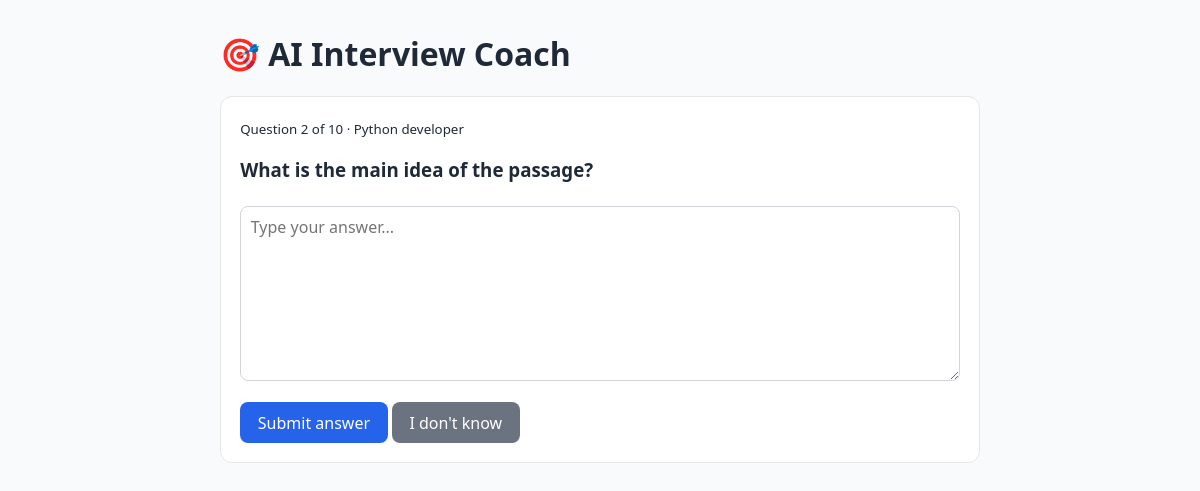
/session/2/, run on the app's committed database.
### coach/models.py (models this page shows, shortened)
class Session(models.Model):
    role = models.CharField(max_length=120)             # e.g. "Python Django Developer"
    topic = models.CharField(max_length=200, blank=True)
    document_text = models.TextField(blank=True)        # full text of the uploaded document
    total_questions = models.PositiveIntegerField(default=5)
    summary = models.JSONField(null=True, blank=True)   # final report, filled at the end
    created = models.DateTimeField(auto_now_add=True)

class QA(models.Model):
    session = models.ForeignKey(Session, related_name="qas", on_delete=models.CASCADE)
    question = models.TextField()
    answer = models.TextField(blank=True)
    answered = models.BooleanField(default=False)
    score = models.FloatField(null=True, blank=True)       # 0 to 10
    verdict = models.CharField(max_length=20, blank=True)  # correct / partial / incorrect / unknown
    feedback = models.TextField(blank=True)
    ideal_answer = models.TextField(blank=True)            # also holds the source passage before evaluation
    tips = models.JSONField(default=list)                  # how to improve
    study_topics = models.JSONField(default=list)          # what to study next
    class Meta:
        ordering = ["id"]

### coach/views.py (the view)
# urls.py: path("session/<int:pk>/", views.session_view, name="session"),
def session_view(request, pk):
    s = get_object_or_404(Session, pk=pk)
    if request.method == "POST":
        qa = get_object_or_404(QA, pk=request.POST["qa_id"], session=s, answered=False)
        answer = "" if "dont_know" in request.POST else request.POST.get("answer", "")
        r = agent.evaluate(qa.question, answer, qa.ideal_answer)
        save_evaluation(qa, answer, r)
        return redirect(f"/session/{s.pk}/?fb={qa.pk}")
    fb_id = request.GET.get("fb")
    if fb_id:
        qa = get_object_or_404(QA, pk=fb_id, session=s)
        finished = s.qas.filter(answered=True).count() >= s.total_questions
        return render(request, "coach/feedback.html", {"s": s, "qa": qa, "finished": finished})
    answered_count = s.qas.filter(answered=True).count()
    if answered_count >= s.total_questions:
        return redirect("summary", pk=s.pk)
    qa = s.qas.filter(answered=False).first()
    if not qa:
        question, passage = agent.next_question(s)
        qa = QA.objects.create(session=s, question=question, ideal_answer=passage)
    return render(request, "coach/question.html", {"s": s, "qa": qa, "number": answered_count + 1})

### coach/templates/coach/question.html (shortened to what this page needs)
{% extends "coach/base.html" %}
{% block content %}
<div class="card">
  <small>Question {{ number }} of {{ s.total_questions }} · {{ s.role }}</small>
  <h3>{{ qa.question }}</h3>
  <form method="post">
    <textarea name="answer" rows="7" placeholder="Type your answer..."></textarea>
    <button>Submit answer</button>
    <button name="dont_know" value="1" class="alt" formnovalidate>I don't know</button>
  </form>
</div>
{% endblock %}

### coach/templates/coach/base.html (style rules this page uses)
body { font-family: system-ui, sans-serif; max-width: 760px; margin: 2rem auto; padding: 0 1rem; color: #1f2937; background: #f9fafb; }
.card { background: #fff; border: 1px solid #e5e7eb; border-radius: 12px; padding: 1.2rem; margin-bottom: 1rem; }
input, textarea, select { width: 100%; padding: .6rem; margin: .3rem 0 1rem; border: 1px solid #d1d5db; border-radius: 8px; font: inherit; box-sizing: border-box; }
button, .btn { background: #2563eb; color: #fff; border: 0; padding: .6rem 1.1rem; border-radius: 8px; cursor: pointer; text-decoration: none; font: inherit; display: inline-block; }
.alt { background: #6b7280; }

### data on the page
Session: total_questions "10", role "Python developer"
QA: question "What is the main idea of the passage?"

### other printed values
{{ number }} "2"
